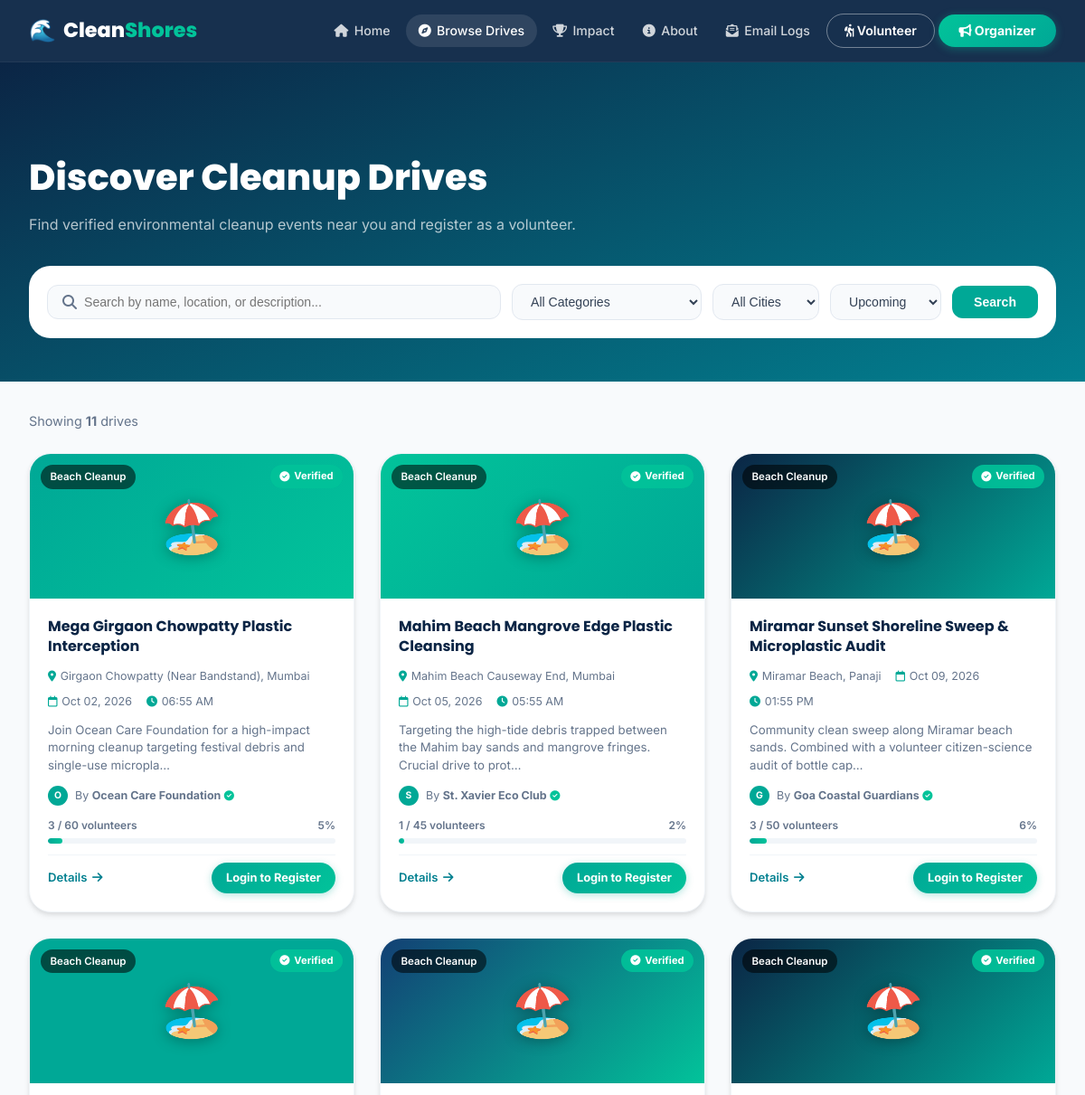
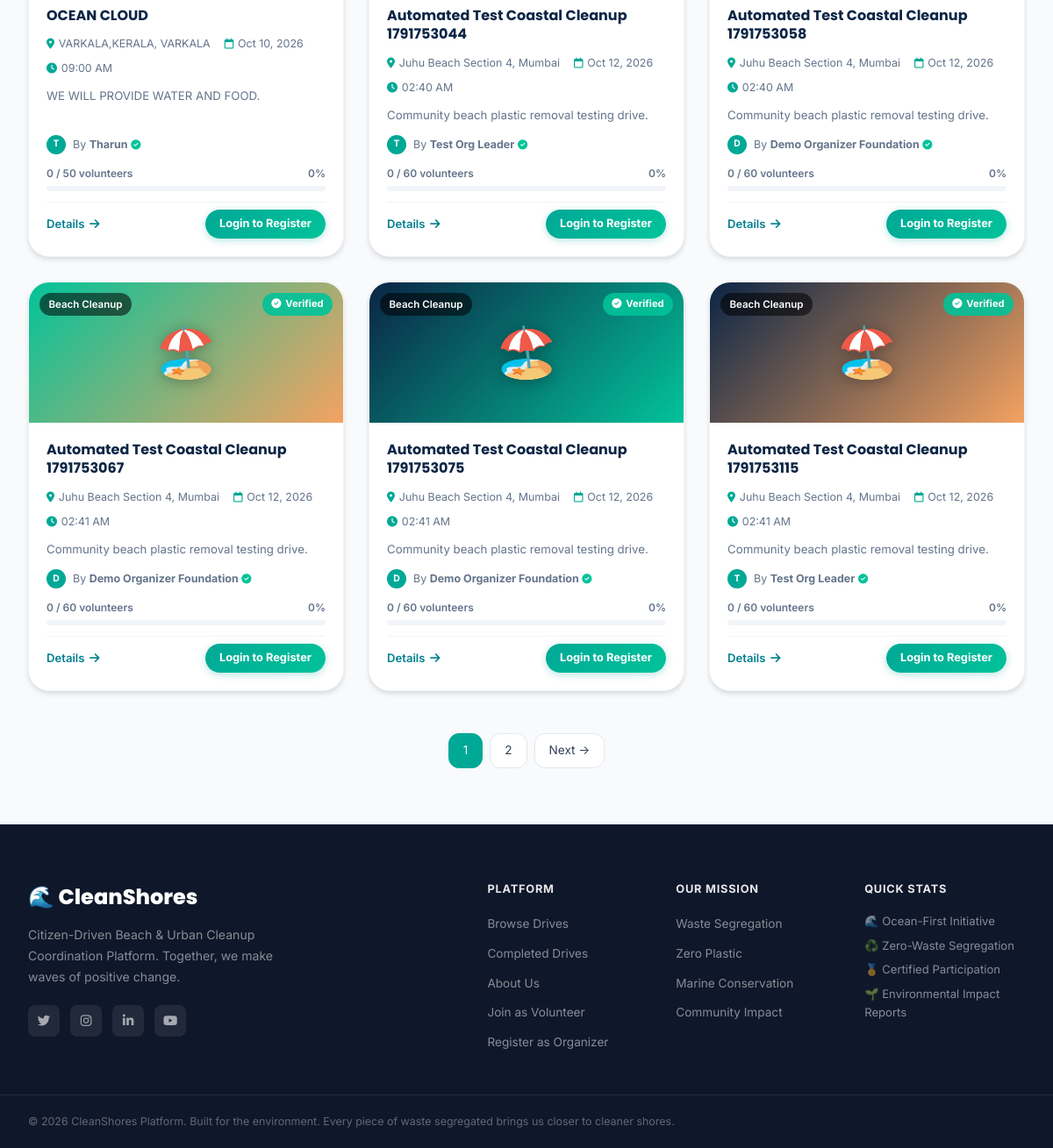
The page /drives on the database its author committed (2 pictures, top to bottom).
### models/drive.py (models this page shows, shortened)
class Drive(db.Model):
    __tablename__ = 'drives'
    id = db.Column(db.Integer, primary_key=True)
    organizer_id = db.Column(db.Integer, db.ForeignKey('users.id', ondelete='CASCADE'), nullable=False)
    title = db.Column(db.String(200), nullable=False)
    category = db.Column(db.String(80), nullable=False, default='Beach Cleanup')
    description = db.Column(db.Text, nullable=False)
    location_name = db.Column(db.String(150), nullable=False)
    address = db.Column(db.String(250), nullable=False)
    city = db.Column(db.String(100), nullable=False, default='Mumbai')
    state = db.Column(db.String(100), nullable=True, default='Maharashtra')
    latitude = db.Column(db.Float, nullable=True, default=18.9220)
    longitude = db.Column(db.Float, nullable=True, default=72.8347)
    meeting_point = db.Column(db.String(200), nullable=True)
    start_datetime = db.Column(db.DateTime, nullable=False)
    end_datetime = db.Column(db.DateTime, nullable=False)
    max_volunteers = db.Column(db.Integer, nullable=False, default=50)
    supplies_provided = db.Column(db.Text, nullable=True)
    supplies_needed = db.Column(db.Text, nullable=True)
    safety_guidelines = db.Column(db.Text, nullable=True)
    waste_segregation_plan = db.Column(db.Text, nullable=True)
    banner_image = db.Column(db.String(255), nullable=True)
    status = db.Column(db.String(20), default='upcoming')  # 'upcoming', 'in_progress', 'completed', 'cancelled'
    created_at = db.Column(db.DateTime, default=datetime.utcnow)
    participations = db.relationship('Participation', backref='drive', lazy='dynamic', cascade='all, delete-orphan')
    report = db.relationship('DriveReport', backref='drive', uselist=False, cascade='all, delete-orphan')
    photos = db.relationship('DrivePhoto', backref='drive', lazy='dynamic', cascade='all, delete-orphan')
    qa_messages = db.relationship('Message', backref='drive', lazy='dynamic', cascade='all, delete-orphan')
    @property
    def registered_count(self):
        from .participation import Participation
        return self.participations.filter(Participation.status != 'cancelled').count()
    @property
    def is_full(self):
        return self.registered_count >= self.max_volunteers
    @property
    def fill_percentage(self):
        if self.max_volunteers <= 0:
            return 100
        return min(100, int((self.registered_count / self.max_volunteers) * 100))

### models/user.py (models this page shows, shortened)
class User(db.Model):
    __tablename__ = 'users'
    id = db.Column(db.Integer, primary_key=True)
    username = db.Column(db.String(80), unique=True, nullable=False, index=True)
    email = db.Column(db.String(120), unique=True, nullable=False, index=True)
    password_hash = db.Column(db.String(255), nullable=False)
    full_name = db.Column(db.String(120), nullable=False)
    phone = db.Column(db.String(20), nullable=True)
    role = db.Column(db.String(20), nullable=False, default='volunteer')  # 'organizer', 'volunteer', 'admin'
    profile_pic = db.Column(db.String(255), nullable=True)
    bio = db.Column(db.Text, nullable=True)
    location = db.Column(db.String(120), nullable=True)
    college_or_org = db.Column(db.String(150), nullable=True)
    skills_interests = db.Column(db.String(255), nullable=True)  # e.g., 'Waste Segregation, First Aid, Photography'
    is_active = db.Column(db.Boolean, default=True)
    created_at = db.Column(db.DateTime, default=datetime.utcnow)
    drives_organized = db.relationship('Drive', backref='organizer', lazy='dynamic', cascade='all, delete-orphan')
    participations = db.relationship('Participation', backref='volunteer', lazy='dynamic', cascade='all, delete-orphan')
    verification = db.relationship('OrganizerVerification', foreign_keys='OrganizerVerification.user_id', backref='user', uselist=False, cascade='all, delete-orphan')
    notifications = db.relationship('Notification', backref='user', lazy='dynamic', cascade='all, delete-orphan')
    sent_messages = db.relationship('Message', foreign_keys='Message.sender_id', backref='sender', lazy='dynamic')
    received_messages = db.relationship('Message', foreign_keys='Message.recipient_id', backref='recipient', lazy='dynamic')
    @property
    def is_verified(self):
        if self.role in ('admin', 'organizer'):
            return True
        return False

### routes/drives.py (the view)
@drives_bp.route('/drives')
def browse_drives():
    category = request.args.get('category', '')
    city = request.args.get('city', '')
    status = request.args.get('status', 'upcoming')
    search = request.args.get('q', '')
    page = request.args.get('page', 1, type=int)
    query = Drive.query.filter(Drive.status != 'cancelled')
    if status:
        query = query.filter_by(status=status)
    if category:
        query = query.filter(Drive.category.ilike(f'%{category}%'))
    if city:
        query = query.filter(Drive.city.ilike(f'%{city}%'))
    if search:
        query = query.filter(
            Drive.title.ilike(f'%{search}%') |
            Drive.description.ilike(f'%{search}%') |
            Drive.location_name.ilike(f'%{search}%')
        )
    drives = query.order_by(Drive.start_datetime.asc()).paginate(page=page, per_page=9, error_out=False)
    user_registered_ids = set()
    if 'user_id' in session:
        user_participations = Participation.query.filter_by(
            volunteer_id=session['user_id']
        ).filter(Participation.status != 'cancelled').all()
        user_registered_ids = {p.drive_id for p in user_participations}
    cities = db.session.query(Drive.city).distinct().order_by(Drive.city).all()
    categories = ['Beach Cleanup', 'Urban Cleanup', 'River Cleanup', 'Park Cleanup', 'Waste Segregation Drive', 'Awareness Campaign']
    return render_template('volunteer/browse_drives.html',
                           drives=drives, user_registered_ids=user_registered_ids,
                           cities=[c[0] for c in cities], categories=categories,
                           current_category=category, current_city=city,
                           current_status=status, search_query=search)

### templates/volunteer/browse_drives.html (shortened to what this page needs)
{% extends "base.html" %}
{% block content %}
<div class="browse-layout">
    <div class="browse-header">
        <div class="section-container">
            <h1 class="browse-title">Discover Cleanup Drives</h1>
            <p class="browse-subtitle">Find verified environmental cleanup events near you and register as a volunteer.</p>
            <form method="GET" action="{{ url_for('drives.browse_drives') }}" class="browse-filters" id="filterForm">
                <div class="filter-row">
                    <div class="filter-search">
                        <i class="fa-solid fa-magnifying-glass"></i>
                        <input type="text" name="q" value="{{ search_query }}" placeholder="Search by name, location, or description..." class="filter-input-search">
                    </div>
                    <select name="category" class="filter-select" onchange="document.getElementById('filterForm').submit()">
                        <option value="">All Categories</option>
                    </select>
                    <select name="city" class="filter-select" onchange="document.getElementById('filterForm').submit()">
                        <option value="">All Cities</option>
                    </select>
                    <select name="status" class="filter-select" onchange="document.getElementById('filterForm').submit()">
                        <option value="upcoming" {% if current_status=='upcoming' %}selected{% endif %}>Upcoming</option>
                    </select>
                    <button type="submit" class="btn-filter-search">Search</button>
                </div>
            </form>
        </div>
    </div>
    <div class="section-container browse-container">
        {% if drives.items %}
        <div class="browse-results-info">
            Showing <strong>{{ drives.total }}</strong> drives
        </div>
        <div class="drives-grid" id="drivesGrid">
            {% for drive in drives.items %}
            <div class="drive-card" data-category="{{ drive.category }}">
                <div class="drive-card-banner" style="background:linear-gradient(135deg, {{ ['#0B2545','#028090','#00A896','#02C39A','#134074']|random }}, {{ ['#00A896','#02C39A','#028090','#F4A261']|random }});">
                    {% if drive.banner_image %}
                    <img src="{{ url_for('uploaded_drive_photo', filename=drive.banner_image) }}" class="drive-banner-img" alt="{{ drive.title }}">
                    {% else %}
                    <div class="drive-banner-icon">{{ {'Beach Cleanup':'🏖️','Urban Cleanup':'🏙️','River Cleanup':'🌊','Park Cleanup':'🌳','Waste Segregation Drive':'♻️','Awareness Campaign':'📢'}.get(drive.category,'🌿') }}</div>
                    {% endif %}
                    <div class="drive-category-tag">{{ drive.category }}</div>
                    {% if drive.organizer.is_verified %}
                    <div class="drive-verified-badge"><i class="fa-solid fa-circle-check"></i> Verified</div>
                    {% endif %}
                </div>
                <div class="drive-card-body">
                    <h3 class="drive-title">{{ drive.title }}</h3>
                    <div class="drive-meta">
                        <span><i class="fa-solid fa-location-dot"></i> {{ drive.location_name }}, {{ drive.city }}</span>
                        <span><i class="fa-regular fa-calendar"></i> {{ drive.start_datetime.strftime('%b %d, %Y') }}</span>
                        <span><i class="fa-solid fa-clock"></i> {{ drive.start_datetime.strftime('%I:%M %p') }}</span>
                    </div>
                    <p class="drive-desc">{{ drive.description[:110] }}{% if drive.description|length > 110 %}…{% endif %}</p>
                    <div class="drive-organizer-info">
                        <div class="organizer-avatar">{{ drive.organizer.full_name[0].upper() }}</div>
                        <span>By <strong>{{ drive.organizer.full_name }}</strong>
                        {% if drive.organizer.is_verified %}<i class="fa-solid fa-circle-check" style="color:#02C39A;font-size:0.7rem;"></i>{% endif %}
                        </span>
                    </div>
                    <div class="drive-progress">
                        <div class="drive-progress-info">
                            <span>{{ drive.registered_count }} / {{ drive.max_volunteers }} volunteers</span>
                            <span class="{% if drive.is_full %}text-danger{% endif %}">{{ drive.fill_percentage }}%</span>
                        </div>
                        <div class="drive-progress-bar">
                            <div class="drive-progress-fill {% if drive.fill_percentage >= 90 %}fill-red{% elif drive.fill_percentage >= 70 %}fill-orange{% endif %}" style="width:{{ drive.fill_percentage }}%"></div>
                        </div>
                    </div>
                    <div class="drive-card-footer">
                        <a href="{{ url_for('drives.drive_detail', drive_id=drive.id) }}" class="btn-drive-detail">Details <i class="fa-solid fa-arrow-right"></i></a>
                        {% if current_user and current_user.role == 'volunteer' %}
                            {% if drive.id in user_registered_ids %}
                            <span class="btn-drive-registered"><i class="fa-solid fa-check"></i> Registered</span>
                            {% elif drive.is_full %}
                            <span class="btn-drive-full">Full</span>
                            {% elif drive.status == 'upcoming' %}
                            <form method="POST" action="{{ url_for('drives.register_for_drive', drive_id=drive.id) }}" style="display:inline;">
                                <button type="submit" class="btn-drive-register">Register</button>
                            </form>
                            {% endif %}
                        {% elif not current_user %}
                        <a href="{{ url_for('auth.login') }}" class="btn-drive-register">Login to Register</a>
                        {% endif %}
                    </div>
                </div>
            </div>
            {% endfor %}
        </div>
        {% if drives.pages > 1 %}
        <div class="pagination-wrap">
            {% for p in drives.iter_pages() %}
                {% if p %}
                <a href="{{ url_for('drives.browse_drives', page=p, q=search_query, category=current_category, city=current_city, status=current_status) }}" class="page-btn {% if p == drives.page %}page-active{% endif %}">{{ p }}</a>
                {% else %}
                <span class="page-ellipsis">…</span>
                {% endif %}
            {% endfor %}
            {% if drives.has_next %}
            <a href="{{ url_for('drives.browse_drives', page=drives.next_num, q=search_query, category=current_category, city=current_city, status=current_status) }}" class="page-btn">Next →</a>
            {% endif %}
        </div>
        {% endif %}
        {% endif %}
    </div>
</div>
{% endblock %}

### rows shown on the page
Drive: category "🏖️", category "Beach Cleanup", title "Mega Girgaon Chowpatty Plastic Interception", location_name "Girgaon Chowpatty (Near Bandstand)", city "Mumbai", start_datetime "Oct 02, 2026", start_datetime "06:55 AM", description "Join Ocean Care Foundation for a high-impact morning cleanup targeting festival debris and single-use micropla", organizer "O", organizer.full_name "Ocean Care Foundation", registered_count "3", max_volunteers "60", fill_percentage "5"
Drive: category "🏖️", category "Beach Cleanup", title "Mahim Beach Mangrove Edge Plastic Cleansing", location_name "Mahim Beach Causeway End", city "Mumbai", start_datetime "Oct 05, 2026", start_datetime "05:55 AM", description "Targeting the high-tide debris trapped between the Mahim bay sands and mangrove fringes. Crucial drive to prot", organizer "S", organizer.full_name "St. Xavier Eco Club", registered_count "1", max_volunteers "45", fill_percentage "2"
Drive: category "🏖️", category "Beach Cleanup", title "Miramar Sunset Shoreline Sweep & Microplastic Audit", location_name "Miramar Beach", city "Panaji", start_datetime "Oct 09, 2026", start_datetime "01:55 PM", description "Community clean sweep along Miramar beach sands. Combined with a volunteer citizen-science audit of bottle cap", organizer "G", organizer.full_name "Goa Coastal Guardians", registered_count "3", max_volunteers "50", fill_percentage "6"
Drive: category "🏖️", category "Beach Cleanup", title "OCEAN CLOUD", location_name "VARKALA,KERALA", city "VARKALA", start_datetime "Oct 10, 2026", start_datetime "09:00 AM", description "WE WILL PROVIDE WATER AND FOOD.", organizer "T", organizer.full_name "Tharun", registered_count "0", max_volunteers "50", fill_percentage "0"
Drive: category "🏖️", category "Beach Cleanup", title "Automated Test Coastal Cleanup 1791753044", location_name "Juhu Beach Section 4", city "Mumbai", start_datetime "Oct 12, 2026", start_datetime "02:40 AM", description "Community beach plastic removal testing drive.", organizer "T", organizer.full_name "Test Org Leader", registered_count "0", max_volunteers "60", fill_percentage "0"
Drive: category "🏖️", category "Beach Cleanup", title "Automated Test Coastal Cleanup 1791753058", location_name "Juhu Beach Section 4", city "Mumbai", start_datetime "Oct 12, 2026", start_datetime "02:40 AM", description "Community beach plastic removal testing drive.", organizer "D", organizer.full_name "Demo Organizer Foundation", registered_count "0", max_volunteers "60", fill_percentage "0"
Drive: category "🏖️", category "Beach Cleanup", title "Automated Test Coastal Cleanup 1791753067", location_name "Juhu Beach Section 4", city "Mumbai", start_datetime "Oct 12, 2026", start_datetime "02:41 AM", description "Community beach plastic removal testing drive.", organizer "D", organizer.full_name "Demo Organizer Foundation", registered_count "0", max_volunteers "60", fill_percentage "0"
Drive: category "🏖️", category "Beach Cleanup", title "Automated Test Coastal Cleanup 1791753075", location_name "Juhu Beach Section 4", city "Mumbai", start_datetime "Oct 12, 2026", start_datetime "02:41 AM", description "Community beach plastic removal testing drive.", organizer "D", organizer.full_name "Demo Organizer Foundation", registered_count "0", max_volunteers "60", fill_percentage "0"
Drive: category "🏖️", category "Beach Cleanup", title "Automated Test Coastal Cleanup 1791753115", location_name "Juhu Beach Section 4", city "Mumbai", start_datetime "Oct 12, 2026", start_datetime "02:41 AM", description "Community beach plastic removal testing drive.", organizer "T", organizer.full_name "Test Org Leader", registered_count "0", max_volunteers "60", fill_percentage "0"

### other values the page prints
{{ drives.total }} "11"
{{ p }} "1" "2"
